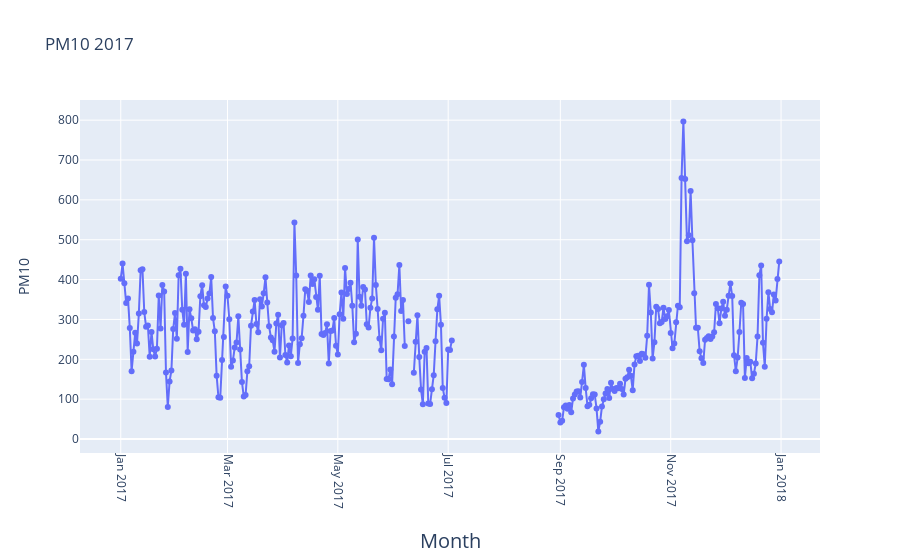

Notebook code for this chart:
### Code cell
#2017
fig = go.Figure(go.Scatter(
    mode = "lines+markers",
    y = aqi_level_17.iloc[:,2],
    x = aqi_level_17.iloc[:,1]))
fig.update_xaxes(
        tickangle = 90,
        title_text = "Month",
        title_font = {"size": 20},
        title_standoff = 25)

fig.update_yaxes(
        title_text = "PM10",
        title_standoff = 25)
fig.update_layout(title_text="PM10 2017")

fig.show()

### Figure 1 — Plotly figure (JSON) as saved in the notebook; plotly's stock layout.template omitted (floating-point values rounded to 4 significant figures; data arrays with more than 128 entries replaced by an {"elided": "..."} marker saying what was removed)
{"data": [{"mode": "lines+markers", "type": "scatter", "x": {"elided": "365 str values"}, "y": {"elided": "365 float values"}}], "layout": {"title": {"text": "PM10 2017"}, "xaxis": {"tickangle": 90, "title": {"font": {"size": 20}, "standoff": 25, "text": "Month"}}, "yaxis": {"title": {"standoff": 25, "text": "PM10"}}}}
